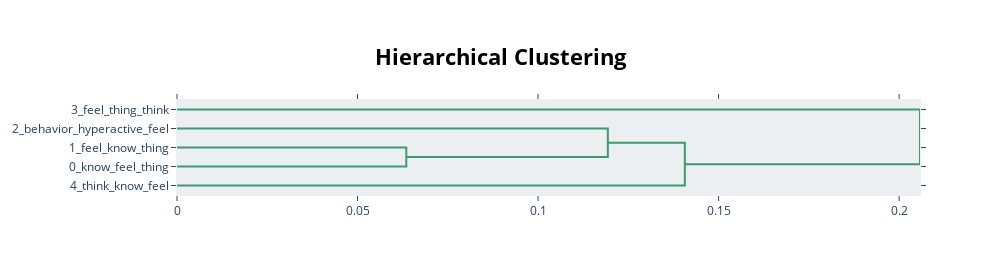

Notebook code for this chart:
### Code cell
# Visualize connections between topics using hierachical clustering
tp_model.visualize_hierarchy(top_n_topics=10)

### Figure 1 — Plotly figure (JSON) as saved in the notebook; plotly's stock layout.template omitted (floating-point values rounded to 4 significant figures)
{"data": [{"hoverinfo": "text", "marker": {"color": "rgb(61,153,112)"}, "mode": "lines", "type": "scatter", "x": [0, 0.06351, 0.06351, 0], "xaxis": "x", "y": [-25, -25, -35, -35], "yaxis": "y"}, {"hoverinfo": "text", "marker": {"color": "rgb(61,153,112)"}, "mode": "lines", "type": "scatter", "x": [0, 0.1193, 0.1193, 0.06351], "xaxis": "x", "y": [-15, -15, -30, -30], "yaxis": "y"}, {"hoverinfo": "text", "marker": {"color": "rgb(61,153,112)"}, "mode": "lines", "type": "scatter", "x": [0.1193, 0.1407, 0.1407, 0], "xaxis": "x", "y": [-22.5, -22.5, -45, -45], "yaxis": "y"}, {"hoverinfo": "text", "marker": {"color": "rgb(61,153,112)"}, "mode": "lines", "type": "scatter", "x": [0, 0.2058, 0.2058, 0.1407], "xaxis": "x", "y": [-5, -5, -33.75, -33.75], "yaxis": "y"}], "layout": {"autosize": false, "height": 275, "hoverlabel": {"bgcolor": "white", "font": {"family": "Rockwell", "size": 16}}, "hovermode": "closest", "plot_bgcolor": "#ECEFF1", "showlegend": false, "title": {"font": {"color": "Black", "size": 22}, "text": "<b>Hierarchical Clustering</b>", "x": 0.5, "xanchor": "center", "yanchor": "top"}, "width": 1000, "xaxis": {"autorange": true, "mirror": "allticks", "range": [0, 0.2058], "rangemode": "tozero", "showgrid": false, "showline": true, "showticklabels": true, "ticks": "outside", "type": "linear", "zeroline": false}, "yaxis": {"mirror": "allticks", "range": [-50, 0], "rangemode": "tozero", "showgrid": false, "showline": true, "showticklabels": true, "tickmode": "array", "ticks": "outside", "ticktext": ["3_feel_thing_think", "2_behavior_hyperactive_feel", "1_feel_know_thing", "0_know_feel_thing", "4_think_know_feel"], "tickvals": [-5, -15, -25, -35, -45], "type": "linear", "zeroline": false}}}
